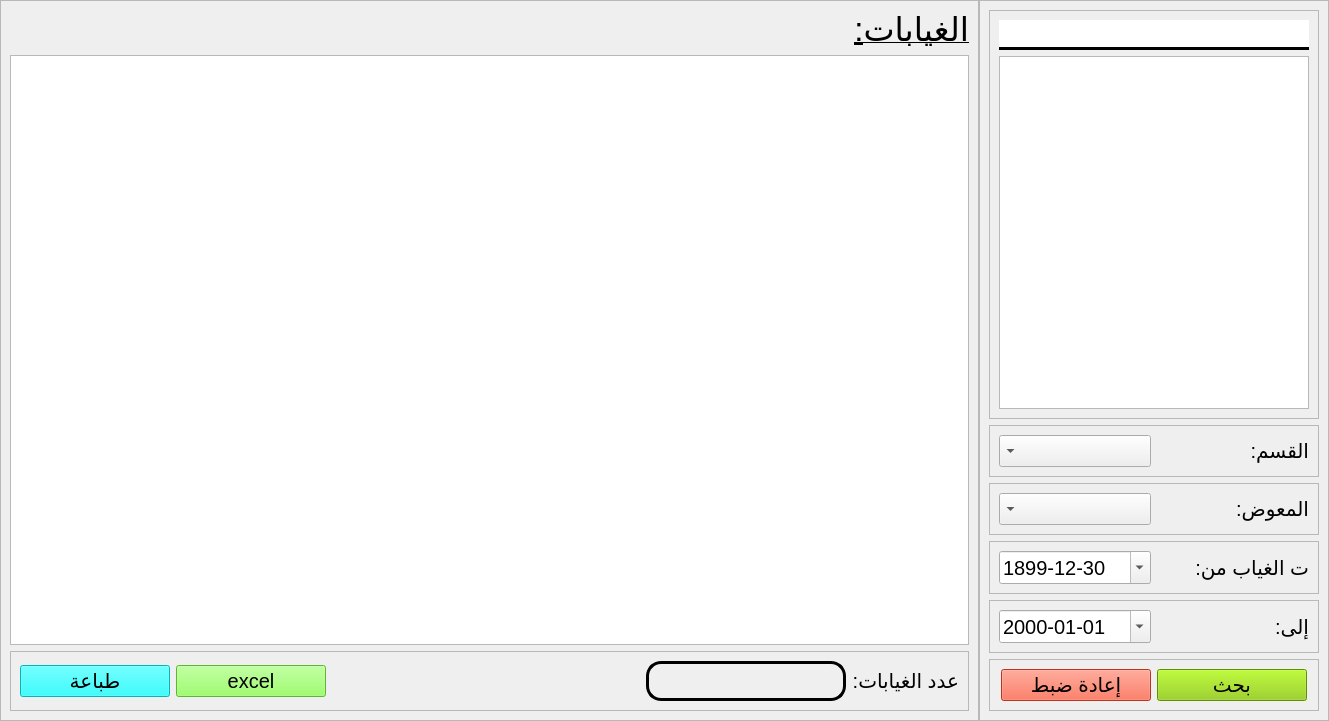
<?xml version="1.0" encoding="UTF-8"?>
<ui version="4.0">
 <class>absent_teacher_view</class>
 <widget class="QWidget" name="absent_teacher_view">
  <property name="geometry">
   <rect>
    <x>0</x>
    <y>0</y>
    <width>1329</width>
    <height>721</height>
   </rect>
  </property>
  <property name="windowTitle">
   <string>Form</string>
  </property>
  <layout class="QVBoxLayout" name="verticalLayout">
   <property name="spacing">
    <number>0</number>
   </property>
   <property name="leftMargin">
    <number>0</number>
   </property>
   <property name="topMargin">
    <number>0</number>
   </property>
   <property name="rightMargin">
    <number>0</number>
   </property>
   <property name="bottomMargin">
    <number>0</number>
   </property>
   <item>
    <widget class="QStackedWidget" name="stackedWidget">
     <property name="currentIndex">
      <number>0</number>
     </property>
     <widget class="QWidget" name="page">
      <layout class="QHBoxLayout" name="horizontalLayout">
       <property name="spacing">
        <number>0</number>
       </property>
       <property name="leftMargin">
        <number>0</number>
       </property>
       <property name="topMargin">
        <number>0</number>
       </property>
       <property name="rightMargin">
        <number>0</number>
       </property>
       <property name="bottomMargin">
        <number>0</number>
       </property>
       <item>
        <widget class="QFrame" name="frame_33">
         <property name="sizePolicy">
          <sizepolicy hsizetype="Expanding" vsizetype="Preferred">
           <horstretch>0</horstretch>
           <verstretch>0</verstretch>
          </sizepolicy>
         </property>
         <property name="frameShape">
          <enum>QFrame::Shape::StyledPanel</enum>
         </property>
         <property name="frameShadow">
          <enum>QFrame::Shadow::Raised</enum>
         </property>
         <layout class="QVBoxLayout" name="verticalLayout_4">
          <item>
           <widget class="QLabel" name="label_17">
            <property name="sizePolicy">
             <sizepolicy hsizetype="Expanding" vsizetype="Preferred">
              <horstretch>0</horstretch>
              <verstretch>0</verstretch>
             </sizepolicy>
            </property>
            <property name="font">
             <font>
              <pointsize>25</pointsize>
              <underline>true</underline>
             </font>
            </property>
            <property name="text">
             <string>الغيابات:</string>
            </property>
           </widget>
          </item>
          <item>
           <widget class="QTableView" name="tbl">
            <property name="font">
             <font>
              <pointsize>15</pointsize>
             </font>
            </property>
            <property name="layoutDirection">
             <enum>Qt::LayoutDirection::RightToLeft</enum>
            </property>
            <property name="editTriggers">
             <set>QAbstractItemView::EditTrigger::NoEditTriggers</set>
            </property>
            <property name="alternatingRowColors">
             <bool>true</bool>
            </property>
            <property name="selectionMode">
             <enum>QAbstractItemView::SelectionMode::SingleSelection</enum>
            </property>
            <property name="selectionBehavior">
             <enum>QAbstractItemView::SelectionBehavior::SelectRows</enum>
            </property>
            <property name="verticalScrollMode">
             <enum>QAbstractItemView::ScrollMode::ScrollPerPixel</enum>
            </property>
            <property name="horizontalScrollMode">
             <enum>QAbstractItemView::ScrollMode::ScrollPerPixel</enum>
            </property>
            <property name="showGrid">
             <bool>false</bool>
            </property>
            <attribute name="horizontalHeaderMinimumSectionSize">
             <number>150</number>
            </attribute>
            <attribute name="verticalHeaderDefaultSectionSize">
             <number>35</number>
            </attribute>
           </widget>
          </item>
          <item>
           <widget class="QFrame" name="frame_11">
            <property name="frameShape">
             <enum>QFrame::Shape::StyledPanel</enum>
            </property>
            <property name="frameShadow">
             <enum>QFrame::Shadow::Raised</enum>
            </property>
            <layout class="QHBoxLayout" name="horizontalLayout_6">
             <item>
              <widget class="QPushButton" name="printing_btn">
               <property name="minimumSize">
                <size>
                 <width>150</width>
                 <height>30</height>
                </size>
               </property>
               <property name="font">
                <font>
                 <pointsize>15</pointsize>
                </font>
               </property>
               <property name="styleSheet">
                <string notr="true">background-color: rgb(0, 255, 255);</string>
               </property>
               <property name="text">
                <string>طباعة</string>
               </property>
               <property name="shortcut">
                <string>Ctrl+P</string>
               </property>
              </widget>
             </item>
             <item>
              <widget class="QPushButton" name="export_btn">
               <property name="minimumSize">
                <size>
                 <width>150</width>
                 <height>30</height>
                </size>
               </property>
               <property name="font">
                <font>
                 <pointsize>15</pointsize>
                </font>
               </property>
               <property name="styleSheet">
                <string notr="true">background-color: rgb(127, 255, 67);</string>
               </property>
               <property name="text">
                <string>excel</string>
               </property>
               <property name="shortcut">
                <string>Ctrl+E</string>
               </property>
              </widget>
             </item>
             <item>
              <spacer name="horizontalSpacer_26">
               <property name="orientation">
                <enum>Qt::Orientation::Horizontal</enum>
               </property>
               <property name="sizeHint" stdset="0">
                <size>
                 <width>147</width>
                 <height>20</height>
                </size>
               </property>
              </spacer>
             </item>
             <item>
              <widget class="QLabel" name="nb">
               <property name="sizePolicy">
                <sizepolicy hsizetype="Minimum" vsizetype="Preferred">
                 <horstretch>0</horstretch>
                 <verstretch>0</verstretch>
                </sizepolicy>
               </property>
               <property name="minimumSize">
                <size>
                 <width>200</width>
                 <height>40</height>
                </size>
               </property>
               <property name="maximumSize">
                <size>
                 <width>16777215</width>
                 <height>50</height>
                </size>
               </property>
               <property name="font">
                <font>
                 <pointsize>15</pointsize>
                </font>
               </property>
               <property name="styleSheet">
                <string notr="true">border: 3px solid black; 
border-radius: 15px</string>
               </property>
               <property name="text">
                <string/>
               </property>
               <property name="alignment">
                <set>Qt::AlignmentFlag::AlignCenter</set>
               </property>
              </widget>
             </item>
             <item>
              <widget class="QLabel" name="label_19">
               <property name="font">
                <font>
                 <pointsize>15</pointsize>
                </font>
               </property>
               <property name="layoutDirection">
                <enum>Qt::LayoutDirection::RightToLeft</enum>
               </property>
               <property name="text">
                <string>عدد الغيابات:</string>
               </property>
               <property name="alignment">
                <set>Qt::AlignmentFlag::AlignLeading|Qt::AlignmentFlag::AlignLeft|Qt::AlignmentFlag::AlignVCenter</set>
               </property>
              </widget>
             </item>
            </layout>
           </widget>
          </item>
         </layout>
        </widget>
       </item>
       <item>
        <widget class="QFrame" name="frame_27">
         <property name="sizePolicy">
          <sizepolicy hsizetype="Fixed" vsizetype="Preferred">
           <horstretch>0</horstretch>
           <verstretch>0</verstretch>
          </sizepolicy>
         </property>
         <property name="maximumSize">
          <size>
           <width>350</width>
           <height>16777215</height>
          </size>
         </property>
         <property name="frameShape">
          <enum>QFrame::Shape::StyledPanel</enum>
         </property>
         <property name="frameShadow">
          <enum>QFrame::Shadow::Raised</enum>
         </property>
         <layout class="QVBoxLayout" name="verticalLayout_5">
          <item>
           <widget class="QFrame" name="frame_28">
            <property name="frameShape">
             <enum>QFrame::Shape::StyledPanel</enum>
            </property>
            <property name="frameShadow">
             <enum>QFrame::Shadow::Raised</enum>
            </property>
            <layout class="QVBoxLayout" name="verticalLayout_3">
             <item>
              <widget class="QLineEdit" name="search_ent">
               <property name="minimumSize">
                <size>
                 <width>0</width>
                 <height>30</height>
                </size>
               </property>
               <property name="font">
                <font>
                 <pointsize>15</pointsize>
                </font>
               </property>
               <property name="layoutDirection">
                <enum>Qt::LayoutDirection::RightToLeft</enum>
               </property>
               <property name="styleSheet">
                <string notr="true">border: 3px solid black;
border-left: none;
border-right: none;
border-top: none 
</string>
               </property>
              </widget>
             </item>
             <item>
              <widget class="QListWidget" name="teacher_list">
               <property name="font">
                <font>
                 <pointsize>15</pointsize>
                </font>
               </property>
               <property name="layoutDirection">
                <enum>Qt::LayoutDirection::RightToLeft</enum>
               </property>
               <property name="alternatingRowColors">
                <bool>true</bool>
               </property>
              </widget>
             </item>
            </layout>
           </widget>
          </item>
          <item>
           <widget class="QFrame" name="frame_29">
            <property name="frameShape">
             <enum>QFrame::Shape::StyledPanel</enum>
            </property>
            <property name="frameShadow">
             <enum>QFrame::Shadow::Raised</enum>
            </property>
            <layout class="QHBoxLayout" name="horizontalLayout_5">
             <item>
              <widget class="QComboBox" name="classroom">
               <property name="minimumSize">
                <size>
                 <width>0</width>
                 <height>30</height>
                </size>
               </property>
               <property name="font">
                <font>
                 <pointsize>15</pointsize>
                </font>
               </property>
               <property name="layoutDirection">
                <enum>Qt::LayoutDirection::RightToLeft</enum>
               </property>
               <property name="editable">
                <bool>false</bool>
               </property>
              </widget>
             </item>
             <item>
              <widget class="QLabel" name="label_14">
               <property name="font">
                <font>
                 <pointsize>15</pointsize>
                </font>
               </property>
               <property name="layoutDirection">
                <enum>Qt::LayoutDirection::RightToLeft</enum>
               </property>
               <property name="text">
                <string>القسم:</string>
               </property>
               <property name="alignment">
                <set>Qt::AlignmentFlag::AlignLeading|Qt::AlignmentFlag::AlignLeft|Qt::AlignmentFlag::AlignVCenter</set>
               </property>
              </widget>
             </item>
            </layout>
           </widget>
          </item>
          <item>
           <widget class="QFrame" name="frame_13">
            <property name="frameShape">
             <enum>QFrame::Shape::StyledPanel</enum>
            </property>
            <property name="frameShadow">
             <enum>QFrame::Shadow::Raised</enum>
            </property>
            <layout class="QHBoxLayout" name="horizontalLayout_4">
             <item>
              <widget class="QComboBox" name="replacement">
               <property name="minimumSize">
                <size>
                 <width>0</width>
                 <height>30</height>
                </size>
               </property>
               <property name="font">
                <font>
                 <pointsize>15</pointsize>
                </font>
               </property>
               <property name="layoutDirection">
                <enum>Qt::LayoutDirection::RightToLeft</enum>
               </property>
              </widget>
             </item>
             <item>
              <widget class="QLabel" name="label_7">
               <property name="font">
                <font>
                 <pointsize>15</pointsize>
                </font>
               </property>
               <property name="text">
                <string>المعوض:</string>
               </property>
              </widget>
             </item>
            </layout>
           </widget>
          </item>
          <item>
           <widget class="QFrame" name="frame_30">
            <property name="frameShape">
             <enum>QFrame::Shape::StyledPanel</enum>
            </property>
            <property name="frameShadow">
             <enum>QFrame::Shadow::Raised</enum>
            </property>
            <layout class="QHBoxLayout" name="horizontalLayout_3">
             <item>
              <widget class="QDateEdit" name="du">
               <property name="minimumSize">
                <size>
                 <width>150</width>
                 <height>30</height>
                </size>
               </property>
               <property name="font">
                <font>
                 <pointsize>15</pointsize>
                </font>
               </property>
               <property name="dateTime">
                <datetime>
                 <hour>0</hour>
                 <minute>0</minute>
                 <second>0</second>
                 <year>1899</year>
                 <month>12</month>
                 <day>30</day>
                </datetime>
               </property>
               <property name="displayFormat">
                <string>yyyy-MM-dd</string>
               </property>
               <property name="calendarPopup">
                <bool>true</bool>
               </property>
              </widget>
             </item>
             <item>
              <widget class="QLabel" name="label_15">
               <property name="font">
                <font>
                 <pointsize>15</pointsize>
                </font>
               </property>
               <property name="layoutDirection">
                <enum>Qt::LayoutDirection::RightToLeft</enum>
               </property>
               <property name="text">
                <string>ت الغياب من:</string>
               </property>
               <property name="alignment">
                <set>Qt::AlignmentFlag::AlignLeading|Qt::AlignmentFlag::AlignLeft|Qt::AlignmentFlag::AlignVCenter</set>
               </property>
              </widget>
             </item>
            </layout>
           </widget>
          </item>
          <item>
           <widget class="QFrame" name="frame_31">
            <property name="frameShape">
             <enum>QFrame::Shape::StyledPanel</enum>
            </property>
            <property name="frameShadow">
             <enum>QFrame::Shadow::Raised</enum>
            </property>
            <layout class="QHBoxLayout" name="horizontalLayout_2">
             <item>
              <widget class="QDateEdit" name="to">
               <property name="minimumSize">
                <size>
                 <width>150</width>
                 <height>30</height>
                </size>
               </property>
               <property name="font">
                <font>
                 <pointsize>15</pointsize>
                </font>
               </property>
               <property name="displayFormat">
                <string>yyyy-MM-dd</string>
               </property>
               <property name="calendarPopup">
                <bool>true</bool>
               </property>
              </widget>
             </item>
             <item>
              <widget class="QLabel" name="label_16">
               <property name="font">
                <font>
                 <pointsize>15</pointsize>
                </font>
               </property>
               <property name="layoutDirection">
                <enum>Qt::LayoutDirection::RightToLeft</enum>
               </property>
               <property name="text">
                <string>إلى:</string>
               </property>
               <property name="alignment">
                <set>Qt::AlignmentFlag::AlignLeading|Qt::AlignmentFlag::AlignLeft|Qt::AlignmentFlag::AlignVCenter</set>
               </property>
              </widget>
             </item>
            </layout>
           </widget>
          </item>
          <item>
           <widget class="QFrame" name="frame_32">
            <property name="frameShape">
             <enum>QFrame::Shape::StyledPanel</enum>
            </property>
            <property name="frameShadow">
             <enum>QFrame::Shadow::Raised</enum>
            </property>
            <layout class="QHBoxLayout" name="horizontalLayout_24">
             <item>
              <spacer name="horizontalSpacer_19">
               <property name="orientation">
                <enum>Qt::Orientation::Horizontal</enum>
               </property>
               <property name="sizeHint" stdset="0">
                <size>
                 <width>318</width>
                 <height>20</height>
                </size>
               </property>
              </spacer>
             </item>
             <item>
              <widget class="QPushButton" name="reset_btn">
               <property name="minimumSize">
                <size>
                 <width>150</width>
                 <height>30</height>
                </size>
               </property>
               <property name="font">
                <font>
                 <pointsize>15</pointsize>
                </font>
               </property>
               <property name="styleSheet">
                <string notr="true">background-color: rgb(255, 75, 43);</string>
               </property>
               <property name="text">
                <string>إعادة ضبط</string>
               </property>
               <property name="shortcut">
                <string>Esc</string>
               </property>
              </widget>
             </item>
             <item>
              <widget class="QPushButton" name="search_btn">
               <property name="minimumSize">
                <size>
                 <width>150</width>
                 <height>30</height>
                </size>
               </property>
               <property name="font">
                <font>
                 <pointsize>15</pointsize>
                </font>
               </property>
               <property name="styleSheet">
                <string notr="true">background-color: rgb(135, 202, 0);
</string>
               </property>
               <property name="text">
                <string>بحث</string>
               </property>
               <property name="shortcut">
                <string>Return</string>
               </property>
              </widget>
             </item>
             <item>
              <spacer name="horizontalSpacer_20">
               <property name="orientation">
                <enum>Qt::Orientation::Horizontal</enum>
               </property>
               <property name="sizeHint" stdset="0">
                <size>
                 <width>317</width>
                 <height>20</height>
                </size>
               </property>
              </spacer>
             </item>
            </layout>
           </widget>
          </item>
         </layout>
        </widget>
       </item>
      </layout>
     </widget>
     <widget class="QWidget" name="page_2">
      <layout class="QVBoxLayout" name="verticalLayout_2">
       <item>
        <widget class="QFrame" name="frame_18">
         <property name="frameShape">
          <enum>QFrame::Shape::StyledPanel</enum>
         </property>
         <property name="frameShadow">
          <enum>QFrame::Shadow::Raised</enum>
         </property>
         <layout class="QHBoxLayout" name="horizontalLayout_15">
          <item>
           <widget class="QTextEdit" name="printing_plain">
            <property name="minimumSize">
             <size>
              <width>600</width>
              <height>0</height>
             </size>
            </property>
            <property name="font">
             <font>
              <pointsize>12</pointsize>
             </font>
            </property>
            <property name="layoutDirection">
             <enum>Qt::LayoutDirection::RightToLeft</enum>
            </property>
            <property name="readOnly">
             <bool>true</bool>
            </property>
           </widget>
          </item>
         </layout>
        </widget>
       </item>
       <item>
        <widget class="QFrame" name="frame_19">
         <property name="frameShape">
          <enum>QFrame::Shape::StyledPanel</enum>
         </property>
         <property name="frameShadow">
          <enum>QFrame::Shadow::Raised</enum>
         </property>
         <layout class="QHBoxLayout" name="horizontalLayout_14">
          <item>
           <spacer name="horizontalSpacer_15">
            <property name="orientation">
             <enum>Qt::Orientation::Horizontal</enum>
            </property>
            <property name="sizeHint" stdset="0">
             <size>
              <width>40</width>
              <height>20</height>
             </size>
            </property>
           </spacer>
          </item>
          <item>
           <widget class="QPushButton" name="cancel">
            <property name="minimumSize">
             <size>
              <width>150</width>
              <height>30</height>
             </size>
            </property>
            <property name="font">
             <font>
              <pointsize>15</pointsize>
             </font>
            </property>
            <property name="styleSheet">
             <string notr="true">background-color: rgb(255, 93, 29);</string>
            </property>
            <property name="text">
             <string>إلغاء</string>
            </property>
            <property name="shortcut">
             <string>Esc</string>
            </property>
           </widget>
          </item>
          <item>
           <spacer name="horizontalSpacer_16">
            <property name="orientation">
             <enum>Qt::Orientation::Horizontal</enum>
            </property>
            <property name="sizeType">
             <enum>QSizePolicy::Policy::Fixed</enum>
            </property>
            <property name="sizeHint" stdset="0">
             <size>
              <width>40</width>
              <height>20</height>
             </size>
            </property>
           </spacer>
          </item>
          <item>
           <widget class="QPushButton" name="printing">
            <property name="minimumSize">
             <size>
              <width>150</width>
              <height>30</height>
             </size>
            </property>
            <property name="font">
             <font>
              <pointsize>15</pointsize>
             </font>
            </property>
            <property name="styleSheet">
             <string notr="true">background-color: rgb(143, 255, 52);</string>
            </property>
            <property name="text">
             <string>طباعة</string>
            </property>
           </widget>
          </item>
          <item>
           <spacer name="horizontalSpacer_14">
            <property name="orientation">
             <enum>Qt::Orientation::Horizontal</enum>
            </property>
            <property name="sizeHint" stdset="0">
             <size>
              <width>40</width>
              <height>20</height>
             </size>
            </property>
           </spacer>
          </item>
         </layout>
        </widget>
       </item>
      </layout>
     </widget>
    </widget>
   </item>
  </layout>
 </widget>
 <resources/>
 <connections/>
</ui>
